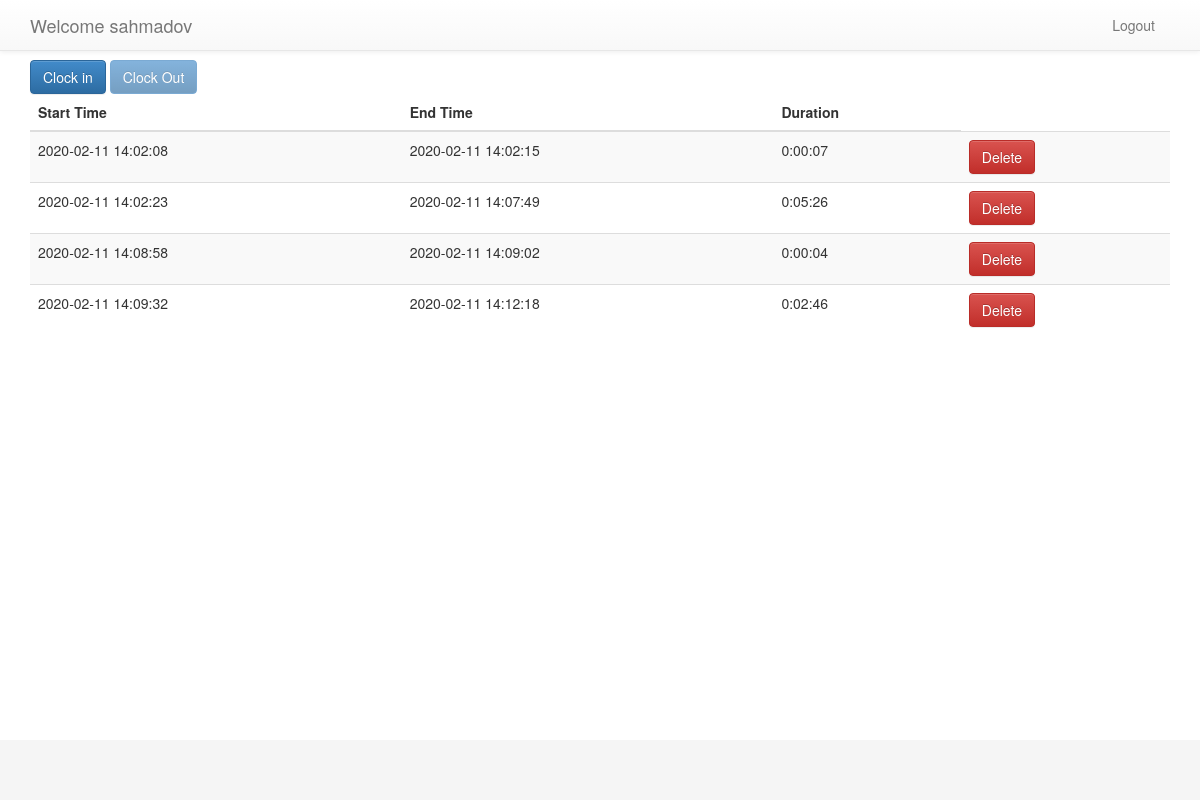
The app's page / (signed in) with its own data.
### models.py (models this page shows, shortened)
class User(UserMixin, Base):
    __tablename__ = 'user'
    id = Column(Integer, primary_key=True)
    name = Column(String(120), unique=True)
    email = Column(String(120), unique=True)
    password = Column(String(30))

class Tracker(Base):
    __tablename__ = 'tracker'
    id = Column(Integer, primary_key=True)
    start_time = Column(DateTime)
    end_time = Column(DateTime)
    user_id = Column(Integer, ForeignKey('user.id'),
        nullable=False)

### app.py (the view)
@app.route('/')
@login_required
def home():
    tracker = Tracker.query.filter_by(user_id=current_user.id, end_time=None).first()
    all_logs = Tracker.query.filter_by(user_id=current_user.id).all()
    trackerStartime = None
    if tracker:
        trackerStartime = tracker.start_time.__str__()
    return render_template('pages/placeholder.home.html', userId = current_user.id, trackerStartime=trackerStartime,\
                           timeLogs=all_logs, name=current_user.name)

### app.py (called while the page is built)
@login_manager.user_loader
def load_user(user_id):
    return User.query.get(int(user_id))

### templates/pages/placeholder.home.html (shortened to what this page needs)
{% extends 'layouts/main.html' %}

### templates/layouts/main.html (shortened to what this page needs)
<!doctype html>
<head>
<link type="text/css" rel="stylesheet" href="/static/css/font-awesome-4.1.0.min.css" />
<link type="text/css" rel="stylesheet" href="/static/css/bootstrap-3.1.1.min.css">
<link type="text/css" rel="stylesheet" href="/static/css/bootstrap-theme-3.1.1.min.css" />
<link type="text/css" rel="stylesheet" href="/static/css/layout.main.css" />
<link type="text/css" rel="stylesheet" href="/static/css/main.css" />
<link type="text/css" rel="stylesheet" href="/static/css/main.responsive.css" />
<link type="text/css" rel="stylesheet" href="/static/css/main.quickfix.css" />
</head>
<body>
  <div id="wrap">
    <div class="navbar navbar-default navbar-fixed-top">
      <div class="container">
        <div class="navbar-header">
          <a class="navbar-brand" href="/">Welcome {{ name }}</a>
        </div>
        <div class="collapse navbar-collapse">
          <ul class="nav navbar-nav pull-right">
            <li><a href="{{ url_for('logout') }}">Logout</a></li>
          </ul>
        </div>
      </div>
    </div>
    <main id="content" role="main" class="container">
        {% if trackerStartime %}
            <div id="clockInfo">You have clocked in at {{ trackerStartime }}</div>
            <button id="startTimer" type="button" class="btn btn-primary" disabled>Clock in</button>
            <button id="stopTimer" type="button" class="btn btn-primary">Clock Out</button>
        {% else %}
            <button id="startTimer" type="button" class="btn btn-primary">Clock in</button>
            <button id="stopTimer" type="button" class="btn btn-primary" disabled>Clock Out</button>
        {% endif %}
        <div id="logs">
        {% include 'layouts/table.html' %}
        </div>
    </main>
  </div>
  <div id="footer">
  </div>
</body>
</html>

### templates/layouts/table.html
<table class="table table-striped" id="table">
      <thead>
        <tr>
          <th scope="col">Start Time</th>
          <th scope="col">End Time</th>
          <th scope="col">Duration</th>
        </tr>
      </thead>
      <tbody>
        {% for log in timeLogs %}
        <tr>
          <td>{{ log.start_time }}</td>
          <td>{{ log.end_time  }}</td>
            {% if log.end_time %}
                <td>{{ log.end_time - log.start_time  }}</td>
             {% else %}
                <td/>
            {% endif %}
          <td><button id={{ log.id }} type="button" id="delete-link" class="btn btn-danger delete-link" onclick="deleteLog.call(this)">Delete</button></td>
        </tr>
        {% endfor %}
      </tbody>
    </table>

### static/css/layout.main.css (style rules this page uses)
html, body { height: 100%; }
#wrap { min-height: 100%; height: auto !important; height: 100%; margin: 0 auto -60px; padding: 0 0 60px; }
#footer { height: 60px; background-color: #f5f5f5; }
#wrap > .container { padding: 60px 15px 0; }

### static/css/main.css (style rules this page uses)
a { cursor: pointer; }

### records on screen
User: name "sahmadov"
Tracker: start_time "2020-02-11 14:02:08", end_time "2020-02-11 14:02:15", log.end_time-log.start_time "0:00:07"
Tracker: start_time "2020-02-11 14:02:23", end_time "2020-02-11 14:07:49", log.end_time-log.start_time "0:05:26"
Tracker: start_time "2020-02-11 14:08:58", end_time "2020-02-11 14:09:02", log.end_time-log.start_time "0:00:04"
Tracker: start_time "2020-02-11 14:09:32", end_time "2020-02-11 14:12:18", log.end_time-log.start_time "0:02:46"
